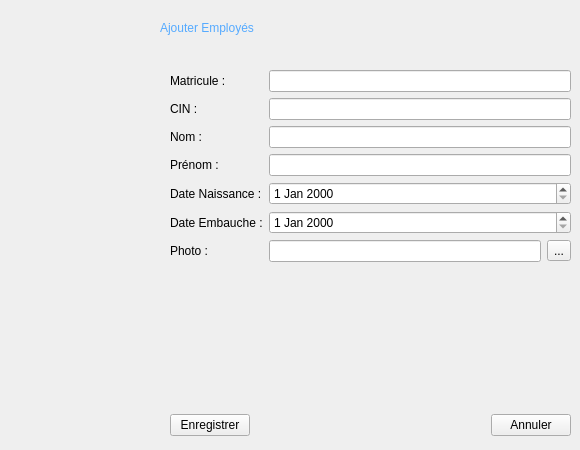
    <widget class="QWidget" name="ajouter_emp">
     <widget class="QWidget" name="formLayoutWidget">
      <property name="geometry">
       <rect>
        <x>170</x>
        <y>70</y>
        <width>401</width>
        <height>252</height>
       </rect>
      </property>
      <layout class="QFormLayout" name="formLayout">
       <property name="fieldGrowthPolicy">
        <enum>QFormLayout::AllNonFixedFieldsGrow</enum>
       </property>
       <item row="0" column="0">
        <widget class="QLabel" name="label_mat_aj">
         <property name="text">
          <string>Matricule :</string>
         </property>
        </widget>
       </item>
       <item row="0" column="1">
        <widget class="QLineEdit" name="mat_aj_emp"/>
       </item>
       <item row="1" column="0">
        <widget class="QLabel" name="label_cin_aj">
         <property name="text">
          <string>CIN :</string>
         </property>
        </widget>
       </item>
       <item row="1" column="1">
        <widget class="QLineEdit" name="cin_aj_emp"/>
       </item>
       <item row="2" column="0">
        <widget class="QLabel" name="label_nom_aj">
         <property name="text">
          <string>Nom :</string>
         </property>
        </widget>
       </item>
       <item row="2" column="1">
        <widget class="QLineEdit" name="nom_aj_emp"/>
       </item>
       <item row="3" column="0">
        <widget class="QLabel" name="label_prenom_aj">
         <property name="text">
          <string>Prénom :</string>
         </property>
        </widget>
       </item>
       <item row="3" column="1">
        <widget class="QLineEdit" name="prenom_aj_emp"/>
       </item>
       <item row="4" column="1">
        <widget class="QDateEdit" name="naiss_aj_emp"/>
       </item>
       <item row="5" column="0">
        <widget class="QLabel" name="label_emb_aj">
         <property name="text">
          <string>Date Embauche :</string>
         </property>
        </widget>
       </item>
       <item row="5" column="1">
        <widget class="QDateEdit" name="emb_aj_emp"/>
       </item>
       <item row="6" column="0">
        <widget class="QLabel" name="label_photo_aj">
         <property name="text">
          <string>Photo :</string>
         </property>
        </widget>
       </item>
       <item row="6" column="1">
        <layout class="QHBoxLayout" name="horizontalLayout_2">
         <item>
          <widget class="QLineEdit" name="photo_aj_emp"/>
         </item>
         <item>
          <widget class="QToolButton" name="parcourir">
           <property name="text">
            <string>...</string>
           </property>
          </widget>
         </item>
        </layout>
       </item>
       <item row="4" column="0">
        <widget class="QLabel" name="label_naiss_aj">
         <property name="text">
          <string>Date Naissance :</string>
         </property>
        </widget>
       </item>
      </layout>
     </widget>
     <widget class="QWidget" name="horizontalLayoutWidget_5">
      <property name="geometry">
       <rect>
        <x>170</x>
        <y>410</y>
        <width>401</width>
        <height>31</height>
       </rect>
      </property>
      <layout class="QHBoxLayout" name="horizontalLayout_6">
       <item>
        <widget class="QPushButton" name="enregistrer_aj">
         <property name="text">
          <string>Enregistrer</string>
         </property>
        </widget>
       </item>
       <item>
        <spacer name="horizontalSpacer_7">
         <property name="orientation">
          <enum>Qt::Horizontal</enum>
         </property>
         <property name="sizeHint" stdset="0">
          <size>
           <width>40</width>
           <height>20</height>
          </size>
         </property>
        </spacer>
       </item>
       <item>
        <widget class="QPushButton" name="annuler_aj">
         <property name="text">
          <string>Annuler</string>
         </property>
        </widget>
       </item>
      </layout>
     </widget>
     <widget class="QLabel" name="label_4">
      <property name="geometry">
       <rect>
        <x>160</x>
        <y>20</y>
        <width>131</width>
        <height>17</height>
       </rect>
      </property>
      <property name="text">
       <string>&lt;html&gt;&lt;head/&gt;&lt;body&gt;&lt;p&gt;&lt;span style=&quot; color:#55aaff;&quot;&gt;Ajouter Employés&lt;/span&gt;&lt;/p&gt;&lt;/body&gt;&lt;/html&gt;</string>
      </property>
     </widget>
    </widget>
